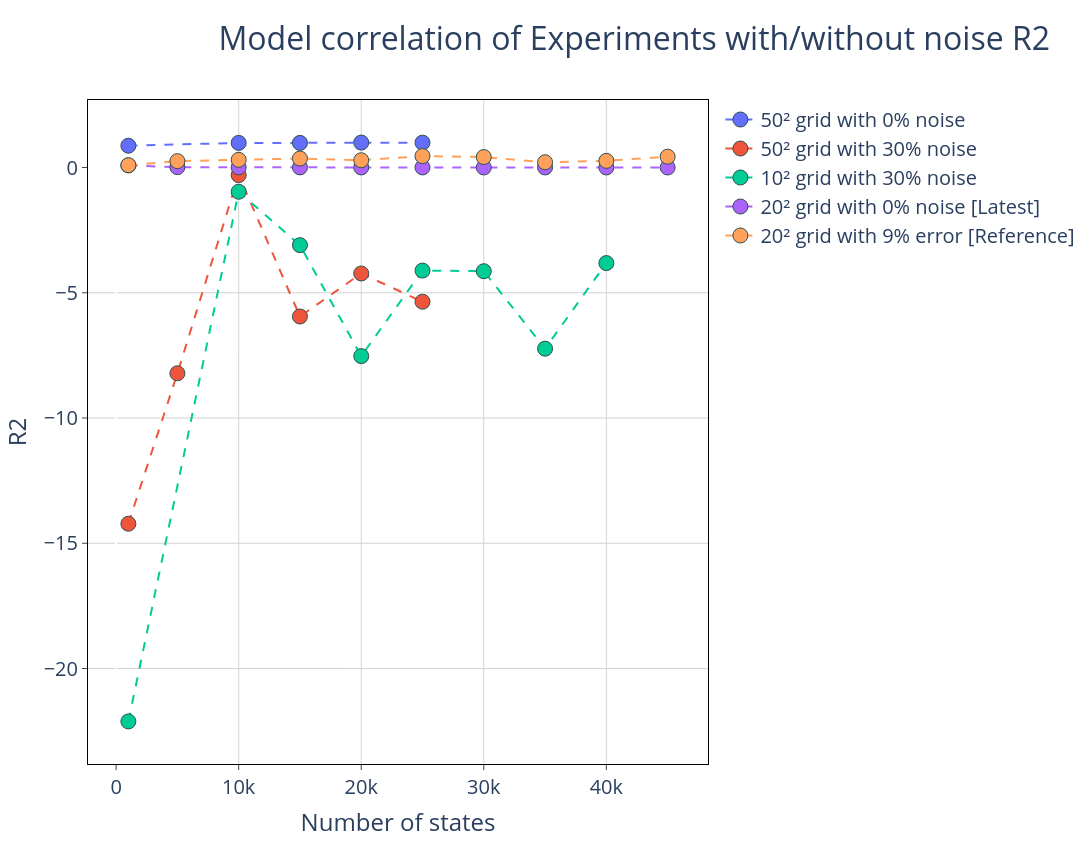

Source (notebook cell):
### Code cell
# Configuración del subplot
fig = make_subplots(
    rows=1, 
    cols=1, 
     # Actualizado para que coincida con tus datos
)

# Agregar la primera fila (row=1)
fig.add_trace(
    go.Scatter(
        x=df_50_pure['Nstates'], 
        y=df_50_pure['R2'], 
        mode='lines+markers', 
        name='50² grid with 0% noise',
        line=dict(dash='dash')
    ),
    row=1, col=1
)

# Agregar la segunda fila (row=2)
fig.add_trace(
    go.Scatter(
        x=df_50_error['Nstates'], 
        y=df_50_error['R2'], 
        mode='lines+markers', 
        name='50² grid with 30% noise',
        line=dict(dash='dash')
    ),
    row=1, col=1
)

# Agregar la tercera fila (row=3)
fig.add_trace(
    go.Scatter(
        x=df_10_error['Nstates'], 
        y=df_10_error['R2'], 
        mode='lines+markers', 
        name='10² grid with 30% noise',
        line=dict(dash='dash')
    ),
    row=1, col=1
)
fig.add_trace(go.Scatter(
    x = results_df.loc[results_df['Noise'] == 0.0, 'N_states'],
    y = results_df.loc[results_df['Noise'] == 0.0, 'R2'],
    name="20² grid with 0% noise [Latest]",
    mode='lines+markers',
    line=dict(dash='dash')
))

fig.add_trace(go.Scatter(
    x = results_df.loc[results_df['Noise'] == 9.0, 'N_states'],
    y = results_df.loc[results_df['Noise'] == 9.0, 'R2'],
    name="20² grid with 9% error [Reference]",
    mode='lines+markers',
    line=dict(dash='dash')
))


fig.update_traces(marker=dict(size=15, line=dict(width=1, color='DarkSlateGrey')))
fig.update_layout(
    height = 844,
    width = 1500,
    font=dict(size=20),
    paper_bgcolor='white',
    plot_bgcolor='white',
    title={
        'text': "Model correlation of Experiments with/without noise R2",
        'font': {'size': 32},
        'x' :0.2
    },
    #title_text="Root Mean Squared Error"
)
fig.update_xaxes(
    mirror=True,
    ticks='outside',
    showline=True,
    linecolor='black',
    gridcolor='lightgrey',
    title_text='Number of states'

)
fig.update_yaxes(
    mirror=True,
    ticks='outside',
    showline=True,
    zeroline=True,
    linecolor='black',
    gridcolor='lightgrey',
    #type='log',
    title_text='R2'
)
fig.show()

### Figure 1 — Plotly figure (JSON) as saved in the notebook; plotly's stock layout.template omitted (floating-point values rounded to 4 significant figures)
{"data": [{"line": {"dash": "dash"}, "marker": {"line": {"color": "DarkSlateGrey", "width": 1}, "size": 15}, "mode": "lines+markers", "name": "50² grid with 0% noise", "type": "scatter", "x": [1000.0, 10000.0, 15000.0, 20000.0, 25000.0], "xaxis": "x", "y": [0.87, 0.9832, 0.9836, 0.9957, 0.9936], "yaxis": "y"}, {"line": {"dash": "dash"}, "marker": {"line": {"color": "DarkSlateGrey", "width": 1}, "size": 15}, "mode": "lines+markers", "name": "50² grid with 30% noise", "type": "scatter", "x": [1000.0, 5000.0, 10000.0, 15000.0, 20000.0, 25000.0], "xaxis": "x", "y": [-14.22, -8.215, -0.3022, -5.947, -4.23, -5.357], "yaxis": "y"}, {"line": {"dash": "dash"}, "marker": {"line": {"color": "DarkSlateGrey", "width": 1}, "size": 15}, "mode": "lines+markers", "name": "10² grid with 30% noise", "type": "scatter", "x": [1000.0, 10000.0, 15000.0, 20000.0, 25000.0, 30000.0, 35000.0, 40000.0], "xaxis": "x", "y": [-22.11, -0.9672, -3.099, -7.529, -4.114, -4.138, -7.231, -3.815], "yaxis": "y"}, {"line": {"dash": "dash"}, "marker": {"line": {"color": "DarkSlateGrey", "width": 1}, "size": 15}, "mode": "lines+markers", "name": "20² grid with 0% noise [Latest]", "type": "scatter", "x": [1000.0, 5000.0, 10000.0, 15000.0, 20000.0, 25000.0, 30000.0, 35000.0, 40000.0, 45000.0], "y": [0.08247, 0.01512, 0.006576, 0.005322, 0.003639, 0.002705, 0.002699, 0.002918, 0.002343, 0.001652]}, {"line": {"dash": "dash"}, "marker": {"line": {"color": "DarkSlateGrey", "width": 1}, "size": 15}, "mode": "lines+markers", "name": "20² grid with 9% error [Reference]", "type": "scatter", "x": [1000.0, 5000.0, 10000.0, 15000.0, 20000.0, 25000.0, 30000.0, 35000.0, 40000.0, 45000.0], "y": [0.09371, 0.2548, 0.3074, 0.3583, 0.289, 0.4567, 0.4174, 0.2099, 0.2667, 0.4321]}], "layout": {"font": {"size": 20}, "height": 844, "paper_bgcolor": "white", "plot_bgcolor": "white", "title": {"font": {"size": 32}, "text": "Model correlation of Experiments with/without noise R2", "x": 0.2}, "width": 1500, "xaxis": {"anchor": "y", "domain": [0, 1], "gridcolor": "lightgrey", "linecolor": "black", "mirror": true, "showline": true, "ticks": "outside", "title": {"text": "Number of states"}}, "yaxis": {"anchor": "x", "domain": [0, 1], "gridcolor": "lightgrey", "linecolor": "black", "mirror": true, "showline": true, "ticks": "outside", "title": {"text": "R2"}, "zeroline": true}}}
